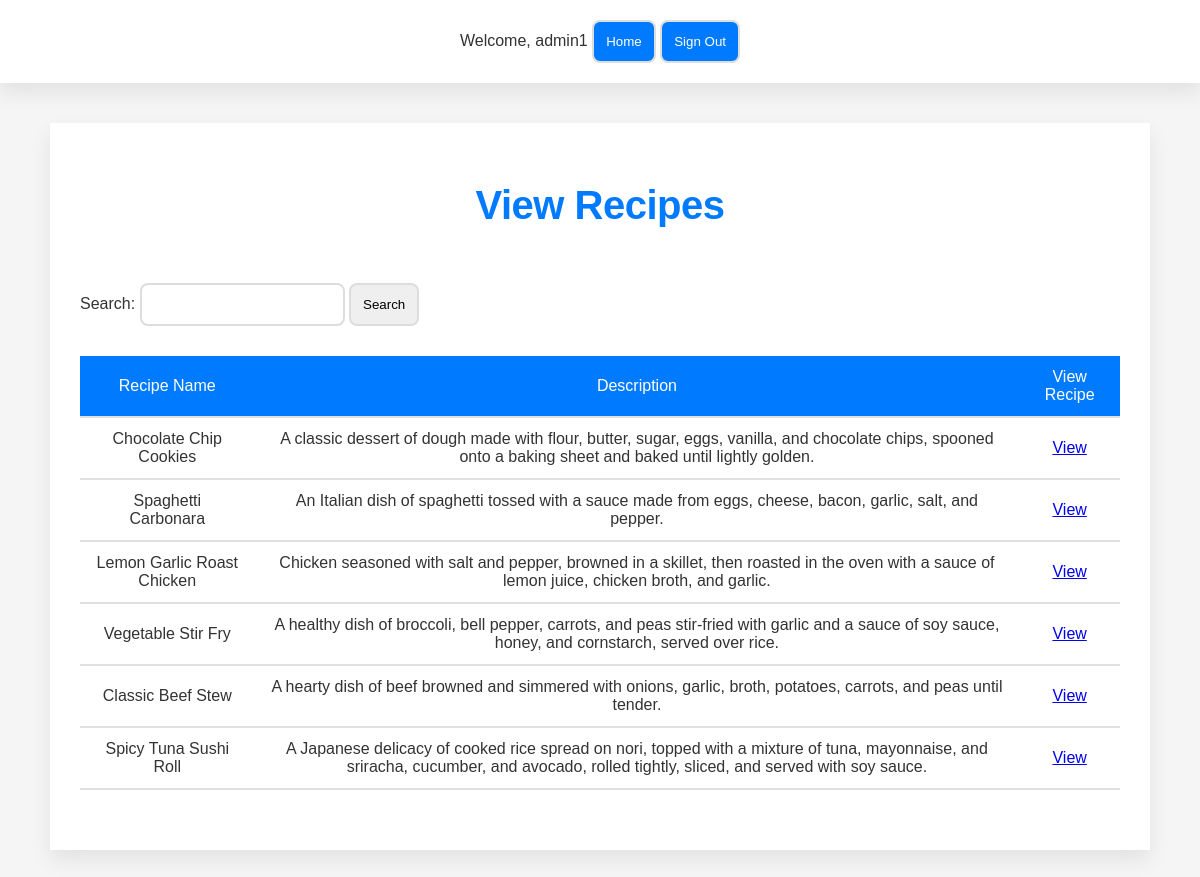
Screenshot of /www/common/view_recipes.php (signed in) with the database file from the repository.
### tables this page shows
CREATE TABLE `Recipe` (
  `recipeId` int NOT NULL AUTO_INCREMENT,
  `userId` int DEFAULT NULL,
  `recipeName` varchar(255) NOT NULL,
  `instructions` text,
  `description` text,
  `approved` tinyint(1) DEFAULT '0',
  `imageName` varchar(255) UNIQUE,
  PRIMARY KEY (`recipeId`),
  UNIQUE KEY `recipeId` (`recipeId`)
);

### www/common/view_recipes.php (the view, shortened to what this page needs)
<?php
$conn = new mysqli($servername, $dbusername, $dbpassword, $dbname);
$filter = "";
$sql = "SELECT DISTINCT Recipe.* FROM Recipe
        JOIN RecipeIngredient ON Recipe.recipeId = RecipeIngredient.recipeId
        JOIN Ingredient ON RecipeIngredient.ingredientId = Ingredient.ingredientId
        WHERE Recipe.approved = 1";
$result = $conn->query($sql);
?>
<html>
<head>
    <link rel="stylesheet" type="text/css" href="style/style.css">
</head>
<body>
    <header>
        <?php include '../common/navbar.php'; ?>
    </header>
    <main>
        <h1>View Recipes</h1><br>
        <form action="view_recipes.php" method="POST">
            <div>
                Search: <input type="text" name="filter" value="<?php echo $filter; ?>" />
                <input type="submit" value="Search" />
            </div>
        </form>
        <table>
            <tr>
                <th>Recipe Name</th>
                <th>Description</th>
                <th>View Recipe</th>
            </tr>
            <?php
            if ($result->num_rows > 0) {
                while ($row = $result->fetch_assoc()) {
                    echo "<tr>";
                    echo "<td>" . $row["recipeName"] . "</td>";
                    echo "<td>" . $row["description"] . "</td>";
                    echo "<td><a href='recipe_redirect.php?recipeId=".$row["recipeId"]."'>View</a></td>";
                    echo "</tr>";
                }
            } else {
                echo "0 results";
            }
            ?>
        </table>
    </main>
</body>
</html>

### www/common/navbar.php (shortened to what this page needs)
<?php
$adminIp = getenv('ADMIN_IP');
$userIp = getenv('USER_IP');
?>
<!DOCTYPE html>
<html lang="en">
<head>
    <link rel="stylesheet" href="style/style.css" />
</head>
<body>
    <div class="navbar">
        <div>
            <?php
            if (isset($_SESSION['username'])) {
                echo 'Welcome, ' . $_SESSION['username'];
                ?>
                <form action="<?php echo $_SESSION['role'] == 'admin' ? "http://$adminIp/admin.php" : "http://$userIp/index.php"; ?>" method="GET" style="display:inline;">
                    <button type="submit">Home</button>
                </form>
                <form action="../common/sign_out.php" method="POST" style="display:inline;">
                    <button type="submit">Sign Out</button>
                </form>
                <?php
            } else {
                echo "<a href=\"http://$userIp/common/sign_in.php\">Sign In</a>";
            }
            ?>
        </div>
    </div>
</body>
</html>

### www/common/style/style.css (style rules this page uses)
:root { --main-blue: #007BFF; --hover-blue: #0056b3; --soft-gray: #F5F5F5; --text-gray: #333; --border-gray: #E0E0E0; --input-border-gray: #DDD; --transition-speed: 0.3s; }
* { box-sizing: border-box; margin: 0; padding: 0; font-family: 'Poppins', sans-serif; }
body { background-color: var(--soft-gray); color: var(--text-gray); line-height: 1.6; font-size: 16px; }
main { max-width: 1100px; margin: 40px auto; padding: 30px; background-color: #FFF; box-shadow: 0 10px 20px rgba(0, 0, 0, 0.08); }
h1 { text-align: center; padding: 20px 0; font-size: 2.5em; color: var(--main-blue); font-weight: 600; letter-spacing: -0.5px; }
header { background-color: #FFF; box-shadow: 0 10px 20px rgba(0, 0, 0, 0.08); padding: 20px 0; text-align: center; }
table { width: 100%; margin: 30px 0; border-collapse: collapse; }
td, th { padding: 12px 15px; border-bottom: 2px solid var(--border-gray); text-align: center; }
th { background-color: var(--main-blue); color: #FFF; font-weight: 500; }
form, form.div { display: grid; grid-template-columns: max-content 1fr; grid-gap: 20px 1em; text-align: center; margin: auto; }
input, button, select, textarea, .delete-button { grid-column: 2 / 3; padding: 12px; border: 2px solid var(--input-border-gray); border-radius: 8px; transition: border-color var(--transition-speed); }
button, .delete-button { background-color: var(--main-blue); color: #FFF; cursor: pointer; transition: background-color var(--transition-speed); }

### rows the page displays
recipe: recipeName "Chocolate Chip Cookies", description "A classic dessert of dough made with flour, butter, sugar, eggs, vanilla, and chocolate chips, spooned onto a baking sheet and baked until lightly golden."
recipe: recipeName "Spaghetti Carbonara", description "An Italian dish of spaghetti tossed with a sauce made from eggs, cheese, bacon, garlic, salt, and pepper."
recipe: recipeName "Lemon Garlic Roast Chicken", description "Chicken seasoned with salt and pepper, browned in a skillet, then roasted in the oven with a sauce of lemon juice, chicken broth, and garlic."
recipe: recipeName "Vegetable Stir Fry", description "A healthy dish of broccoli, bell pepper, carrots, and peas stir-fried with garlic and a sauce of soy sauce, honey, and cornstarch, served over rice."
recipe: recipeName "Classic Beef Stew", description "A hearty dish of beef browned and simmered with onions, garlic, broth, potatoes, carrots, and peas until tender."
recipe: recipeName "Spicy Tuna Sushi Roll", description "A Japanese delicacy of cooked rice spread on nori, topped with a mixture of tuna, mayonnaise, and sriracha, cucumber, and avocado, rolled tightly, sliced, and served with soy sauce."

### other values shown
$_SESSION['username'] "admin1"
